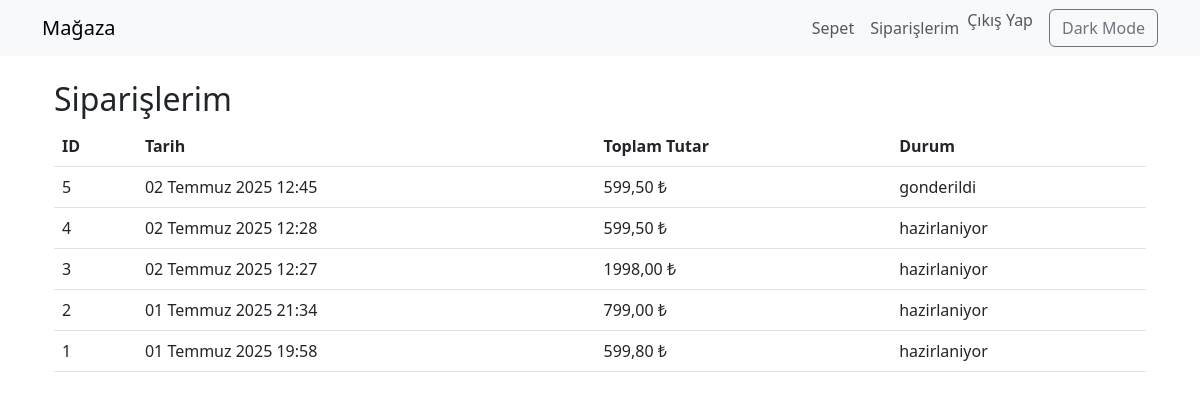
Page /my-orders/ (signed in) on the committed database.
### store/models.py (models this page shows, shortened)
class Order(models.Model):
    STATUS_CHOICES = [
        ('hazirlaniyor', 'Hazırlanıyor'),
        ('gonderildi', 'Gönderildi'),
        ('teslim', 'Teslim Edildi'),
    ]
    user = models.ForeignKey(User, on_delete=models.CASCADE)
    total_price = models.DecimalField(max_digits=10, decimal_places=2)
    created_at = models.DateTimeField(auto_now_add=True)
    status = models.CharField(max_length=20, choices=STATUS_CHOICES, default='hazirlaniyor')

### store/views.py (the view)
# urls.py: path('my-orders/', views.my_orders, name='my_orders'),
@login_required
def my_orders(request):
    orders = Order.objects.filter(user=request.user).order_by('-created_at')
    return render(request, 'store/my_orders.html', {'orders': orders})

### store/templates/store/my_orders.html (shortened to what this page needs)
{% extends 'base.html' %}
{% block content %}
<div class="container mt-4">
  <h2>Siparişlerim</h2>
  {% if orders %}
  <table class="table">
    <thead>
      <tr>
        <th>ID</th>
        <th>Tarih</th>
        <th>Toplam Tutar</th>
        <th>Durum</th>
      </tr>
    </thead>
    <tbody>
      {% for order in orders %}
      <tr>
        <td>{{ order.id }}</td>
        <td>{{ order.created_at }}</td>
        <td>{{ order.total_price }} ₺</td>
        <td>{{ order.status }}</td>
      </tr>
      {% endfor %}
    </tbody>
  </table>
  {% else %}
  <p>Hiç siparişiniz yok.</p>
  {% endif %}
</div>
{% endblock %}

### rows in the picture
Order: id "5", created_at "02 Temmuz 2025 12:45", total_price "599,50", status "gonderildi"
Order: id "4", created_at "02 Temmuz 2025 12:28", total_price "599,50", status "hazirlaniyor"
Order: id "3", created_at "02 Temmuz 2025 12:27", total_price "1998,00", status "hazirlaniyor"
Order: id "2", created_at "01 Temmuz 2025 21:34", total_price "799,00", status "hazirlaniyor"
Order: id "1", created_at "01 Temmuz 2025 19:58", total_price "599,80", status "hazirlaniyor"
